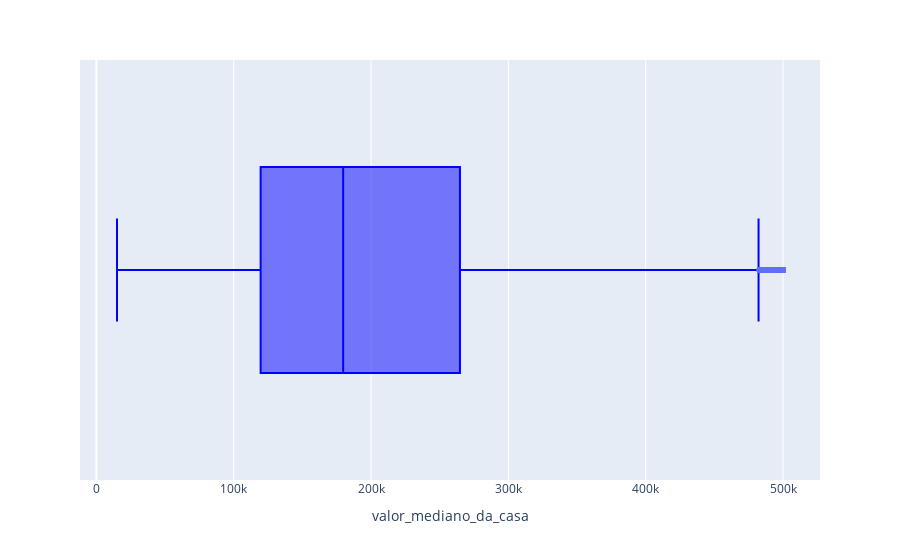

This figure's notebook cell:
### Code cell
fig = px.box(dataset, x="valor_mediano_da_casa")
fig.update_traces(line_color="blue")

### Figure 1 — Plotly figure (JSON) as saved in the notebook; plotly's stock layout.template omitted (floating-point values rounded to 4 significant figures; data arrays with more than 128 entries replaced by an {"elided": "..."} marker saying what was removed)
{"data": [{"alignmentgroup": "True", "hovertemplate": "valor_mediano_da_casa=%{x}<extra></extra>", "legendgroup": "", "line": {"color": "blue"}, "marker": {"color": "#636efa"}, "name": "", "notched": false, "offsetgroup": "", "orientation": "h", "showlegend": false, "type": "box", "x": {"elided": "20640 int values"}, "x0": " ", "xaxis": "x", "y0": " ", "yaxis": "y"}], "layout": {"boxmode": "group", "legend": {"tracegroupgap": 0}, "margin": {"t": 60}, "xaxis": {"anchor": "y", "domain": [0, 1], "title": {"text": "valor_mediano_da_casa"}}, "yaxis": {"anchor": "x", "domain": [0, 1]}}}
